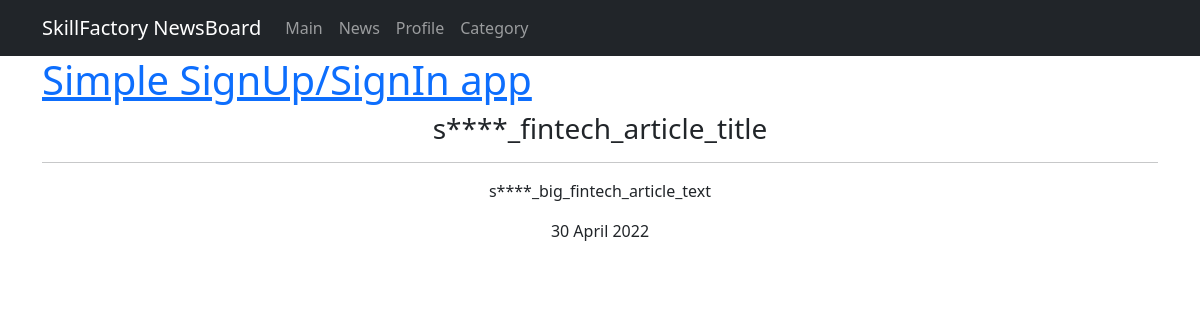
Page /3 on the committed database.
### newsportal/models.py (models this page shows, shortened)
class Post(models.Model):
    author = models.ForeignKey(Author, on_delete=models.CASCADE)
    NEWS = 'NW'
    ARTICLE = 'AR'
    CATEGORY_CHOICES = (
        (NEWS, 'Новость'),
        (ARTICLE, 'Статья'),
    )
    categoryType = models.CharField(max_length=2, choices=CATEGORY_CHOICES, default=ARTICLE)
    dateCreation = models.DateTimeField(auto_now_add=True)
    postCategory = models.ManyToManyField(Category, through='PostCategory')
    title = models.CharField(max_length=128)
    post = models.TextField()
    rating = models.SmallIntegerField(default=0)

### newsportal/views.py (the view)
# urls.py: path('<int:pk>', NewDetail.as_view(), name='news_detail'),
class NewDetail(DetailView):
    model = Post
    template_name = 'new.html'
    context_object_name = 'new'
    queryset = Post.objects.all()
    def get_object(self, *args, **kwargs): # переопределяем метод получения объекта, как ни странно
        obj = cache.get(f'product-{self.kwargs["pk"]}', None) # кэш очень похож на словарь, и метод get действует так же. Он забирает значение по ключу, если его нет, то забирает None.
        if not obj:
            obj = super().get_object(queryset=self.queryset)
            cache.set(f'product-{self.kwargs["pk"]}', obj)
        return obj

### newsportal/templatetags/custom_filters.py (called while the page is built)
@register.filter()
def censor(value):
    for i in CENSOR_WORDS:
        if i.find(value):
            value = value.replace(i[1::], "*" * len(i))
    return f'{value}'

### templates/new.html (shortened to what this page needs)
{% extends 'flatpages/default.html' %}
{% load custom_filters %}
{% block content %}
<h3>{{ new.title|censor }}</h3>
<hr>
<p>{{ new.post|censor }}</p>
<p>{{ new.dateCreation|date:'d F Y' }}</p>
{% endblock content %}

### rows in the picture
Post: title|censor "s****_fintech_article_title", post|censor "s****_big_fintech_article_text", dateCreation "30 April 2022"
